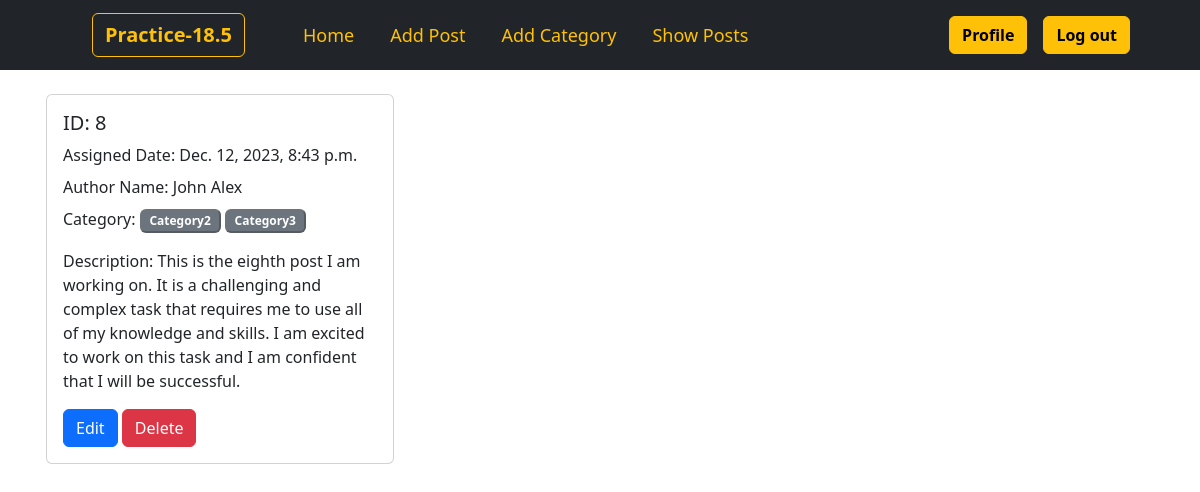
/author/posts/ (signed in), run on an earlier commit of the app's database.
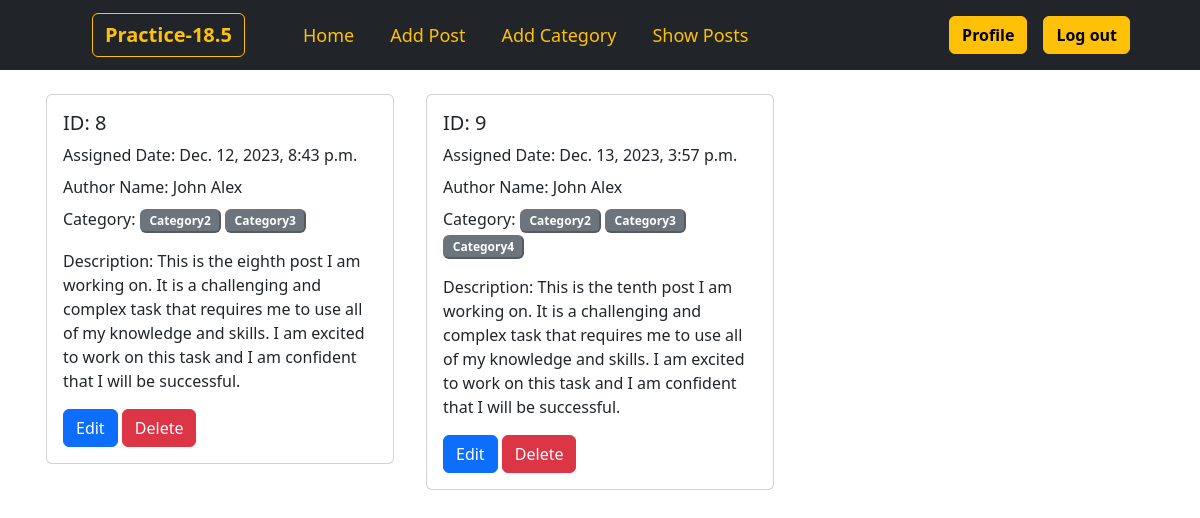
And on a later commit of the database.
### posts/models.py (models this page shows, shortened)
class PostModel(models.Model):
    taskTitle = models.CharField(max_length=255)
    taskDescription = models.TextField()
    is_completed = models.BooleanField(default=False)
    taskAssignDate = models.DateTimeField(auto_now_add=True)
    categories = models.ManyToManyField(CategoryModel)
    author = models.ForeignKey(User, on_delete=models.CASCADE)

### categories/models.py (models this page shows, shortened)
class CategoryModel(models.Model):
    categoryName = models.CharField(max_length=255)

### author/views.py (the view)
# urls.py: path('posts/', views.show_posts, name='show_posts'),
@login_required
def show_posts(request):
    posts = PostModel.objects.filter(author = request.user)
    return render(request, 'show_posts.html', {'posts' : posts})

### author/templates/show_posts.html (shortened to what this page needs)
{% extends 'base.html' %}
{% block content %}
<div class="container mt-n2">
  <div class="row">
      {% for post in posts %}
          <div class="col-sm-4 mb-4">
              <div class="card mx-1">
                  <div class="card-body">
                      <h5 class="card-title">ID: {{ post.id }}</h5>
                      <p class="card-title">Assigned Date: {{ post.taskAssignDate }}</p>
                      <p class="card-title">Author Name: {{ post.author.first_name}} {{ post.author.last_name}}</p>
                      <p>
                          Category:
                          {% if post.categories.all %}
                              {% for category in post.categories.all %}
                                  <button class="badge bg-secondary" disabled>{{ category.categoryName }}</button>
                              {% endfor %}
                          {% else %}
                              No Categories
                          {% endif %}
                      </p>
                      <p class="card-text">Description: {{ post.taskDescription }}</p>
                      {% if not post.is_completed %}
                          <a href="{% url 'edit_post' post.id %}" class="btn btn-primary">Edit</a>
                          <a href="{% url 'delete_post' post.id %}" class="btn btn-danger">Delete</a>
                      {% else %}
                          <h6>Completed</h6>
                      {% endif %}
                  </div>
              </div>
          </div>
      {% endfor %}
  </div>
</div>
{% endblock %}

### templates/base.html (shortened to what this page needs)
<!DOCTYPE html>
<html lang="en">
<head>
    {% load static %}
    <link rel="stylesheet" href="{% static 'css/style.css' %}">
    <link href="https://cdn.jsdelivr.net/npm/bootstrap@5.3.2/dist/css/bootstrap.min.css" rel="stylesheet">
</head>
<body>
      <nav class="navbar navbar-expand-lg navbar-light bg-dark">
        <div class="container-fluid">
          <button type="button" class="btn btn-outline-warning" style="font-size: 20px; margin-left: 80px; margin-right: 50px;"><strong>Practice-18.5</strong></button>
          <div class="collapse navbar-collapse" id="navbarSupportedContent">
            <ul class="navbar-nav me-auto mb-2 mb-lg-0">
              <li class="nav-item">
                <a class="nav-link active" aria-current="page" style="color: #ffc107; font-size: 18px; margin-right: 20px;" href="{% url 'home' %}">Home</a>
              </li>
              {% if request.user.is_authenticated %}
                <li class="nav-item">
                  <a class="nav-link active" aria-current="page" style="color: #ffc107; font-size: 18px; margin-right: 20px;" href="{% url 'add_post' %}">Add Post</a>
                </li>
              {% endif %}
              {% if request.user.is_authenticated %}
                <li class="nav-item">
                  <a class="nav-link active" aria-current="page" style="color: #ffc107; font-size: 18px; margin-right: 20px;" href="{% url 'add_category' %}">Add Category</a>
                </li>
              {% endif %}
              {% if request.user.is_authenticated %}
                <li class="nav-item">
                  <a class="nav-link active" aria-current="page" style="color: #ffc107; font-size: 18px; margin-right: 20px;" href="{% url 'show_posts' %}">Show Posts</a>
                </li>
              {% endif %}
            </ul>
            <form class="d-flex" style="margin-right:50px;">
                <ul class="navbar-nav">
                    {% if request.user.is_authenticated %}
                      <li class="nav-item">
                        <a class="nav-link active" aria-current="page" style="color: White;" href="{% url 'user_profile' %}"><button type="button" class="btn btn-warning"><strong>Profile</strong></button></a>
                      </li>
                      <li class="nav-item">
                          <a class="nav-link active" aria-current="page" style="color: White;" href="{% url 'user_logout' %}"><button type="button" class="btn btn-warning"><strong>Log out</strong></button></a>
                      </li>
                    {% endif %}
                  </ul>
            </form>
          </div>
        </div>
      </nav>
    <br>
    {% block content %}{% endblock %}
</body>
</html>

What changed in the data, as far as the page shows it:
added PostModel: id "9", taskAssignDate "Dec. 13, 2023, 3:57 p.m.", author.first_name "John", author.last_name "Alex", taskDescription "This is the tenth post I am working on. It is a challenging and complex task that requires me to use all of my knowledge and skills. I am excited to work on this task and I am confident that I will be successful.", is_completed "Edit", CategoryModel (categoryName "Category2"), CategoryModel (categoryName "Category3")
now on this page (row unchanged): CategoryModel: categoryName "Category4", shown under "9"
